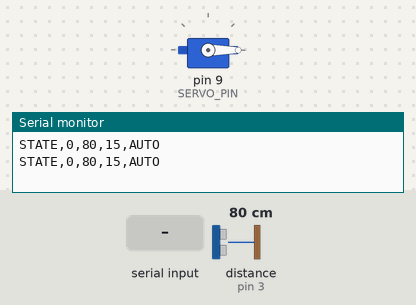
The sketch below on a simulated Arduino Uno, built with avr-gcc and run on an emulated ATmega328P. Shown: servo, the last lines printed to the serial monitor. Wiring (inferred from the names in the program): ultrasonic range finder: trigger pin 2; echo pin 3. Inputs (shaded band) come from the test bench; at power-on: distance to the obstacle (sensor on pin 3) 80 cm. The echo pulse lasts 58.3 µs per cm.

Above: at 1.2 s.
1.3 s: distance to the obstacle (sensor on pin 3) set to 2 cm
At 4.1 s:
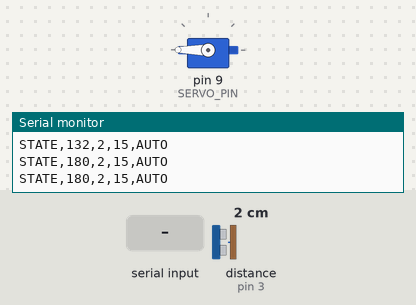
4.3 s: distance to the obstacle (sensor on pin 3) set to 9 cm
At 5.8 s:
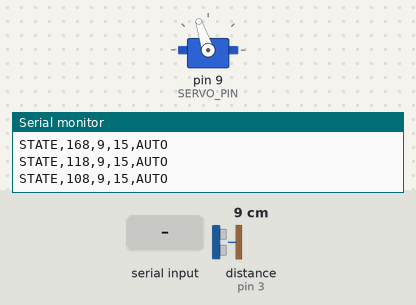
7.3 s: distance to the obstacle (sensor on pin 3) set to 18 cm
At 7.77 s:
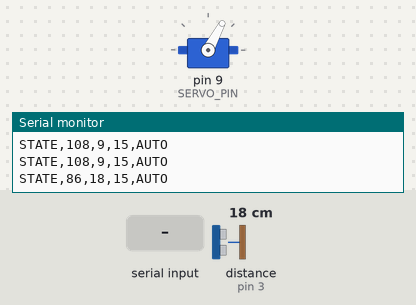
9.7 s: "A,45\n" received over Serial
At 11.3 s:
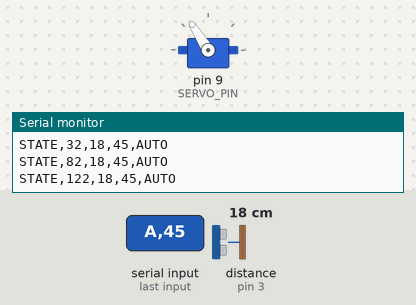
Timing chart, 0 to 12.8 s (numbered marks = the images above; inputs shaded):
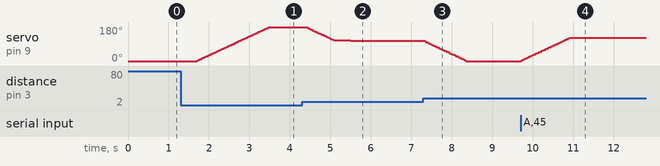

Measured:
- after the input at 1.3 s, servo on pin 9 (SERVO_PIN): moves from 0° to 180° over 1.8 s, starting after 0.40 s
- after the input at 4.3 s, servo on pin 9 (SERVO_PIN): moves from 180° to 108° over 1.1 s, starting after 0.10 s
- after the input at 7.3 s, servo on pin 9 (SERVO_PIN): moves from 108° to 0° over 1.1 s, starting at once
- after the input at 9.7 s, servo on pin 9 (SERVO_PIN): moves from 0° to 122° over 1.2 s, starting at once

The sketch:

hc_sr04_barrier.ino
```cpp
#include <Servo.h>
#include <stdlib.h>
#include <string.h>

// Servo proporcional controlado por HC-SR04, con override manual por serial.
// HC-SR04: VCC -> 5V, GND -> GND, TRIG -> D2, ECHO -> D3.
// SG90: señal -> D9. Usa una fuente externa de 5 V para el servo y conecta
// el GND de esa fuente con el GND del Arduino. No alimentes el SG90 desde el Uno.

const byte TRIG_PIN = 2;
const byte ECHO_PIN = 3;
const byte SERVO_PIN = 9;

const int DEFAULT_THRESHOLD_CM = 15;
const int MIN_THRESHOLD_CM = 5;
const int MAX_THRESHOLD_CM = 100;
const int CLOSEST_DISTANCE_CM = 5;
const unsigned long MEASURE_INTERVAL_MS = 100;
const unsigned long TELEMETRY_INTERVAL_MS = 500;
const unsigned long SERVO_STEP_INTERVAL_MS = 20;
const int SERVO_STEP_DEGREES = 2;
const byte MISSED_ECHOES_TO_CLOSE = 3;

Servo barrierServo;
int thresholdCm = DEFAULT_THRESHOLD_CM;
int distanceCm = -1;  // -1 significa que el sensor no recibió eco.
int servoAngle = 0;
int targetAngle = 0;
float filteredDistanceCm = -1.0f;
byte missedEchoCount = 0;
bool manualMode = false;

char serialLine[32];
byte serialIndex = 0;
unsigned long lastMeasureMs = 0;
unsigned long lastTelemetryMs = 0;
unsigned long lastServoStepMs = 0;

void setTargetAngle(int angle) {
  targetAngle = constrain(angle, 0, 180);
}

void updateAutomaticTarget() {
  if (manualMode) return;

  if (filteredDistanceCm < 0) {
    setTargetAngle(0);
    return;
  }

  if (filteredDistanceCm <= CLOSEST_DISTANCE_CM) {
    setTargetAngle(180);
  } else if (filteredDistanceCm >= thresholdCm || thresholdCm <= CLOSEST_DISTANCE_CM) {
    setTargetAngle(0);
  } else {
    float fraction = (thresholdCm - filteredDistanceCm) /
                     (float)(thresholdCm - CLOSEST_DISTANCE_CM);
    setTargetAngle((int)(fraction * 180.0f + 0.5f));
  }
}

void moveServoGradually(unsigned long now) {
  if (now - lastServoStepMs < SERVO_STEP_INTERVAL_MS) return;
  lastServoStepMs = now;

  if (servoAngle < targetAngle) {
    int difference = targetAngle - servoAngle;
    servoAngle += difference < SERVO_STEP_DEGREES ? difference : SERVO_STEP_DEGREES;
    barrierServo.write(servoAngle);
  } else if (servoAngle > targetAngle) {
    int difference = servoAngle - targetAngle;
    servoAngle -= difference < SERVO_STEP_DEGREES ? difference : SERVO_STEP_DEGREES;
    barrierServo.write(servoAngle);
  }
}

void measureDistance() {
  digitalWrite(TRIG_PIN, LOW);
  delayMicroseconds(2);
  digitalWrite(TRIG_PIN, HIGH);
  delayMicroseconds(10);
  digitalWrite(TRIG_PIN, LOW);

  unsigned long echoDuration = pulseIn(ECHO_PIN, HIGH, 30000UL);
  if (echoDuration == 0) {
    distanceCm = -1;
    if (missedEchoCount < 255) missedEchoCount++;
    // Ignora ecos perdidos aislados para evitar que el servo tiemble o se cierre.
    if (missedEchoCount >= MISSED_ECHOES_TO_CLOSE) {
      filteredDistanceCm = -1.0f;
      updateAutomaticTarget();
    }
    return;
  }

  distanceCm = (int)((echoDuration + 29UL) / 58UL);
  missedEchoCount = 0;
  if (filteredDistanceCm < 0) {
    filteredDistanceCm = distanceCm;
  } else {
    filteredDistanceCm = (filteredDistanceCm * 0.65f) + (distanceCm * 0.35f);
  }
  updateAutomaticTarget();
}

void handleSerialLine(char *line) {
  // Orange Pi -> Arduino: A,<umbral_cm> o M,<ángulo_0_a_180>,<umbral_cm>\n
  if (line[0] == 'A' && line[1] == ',') {
    int requestedThreshold = atoi(line + 2);
    if (requestedThreshold >= MIN_THRESHOLD_CM && requestedThreshold <= MAX_THRESHOLD_CM) {
      thresholdCm = requestedThreshold;
      manualMode = false;
      updateAutomaticTarget();
    }
    return;
  }

  if (line[0] == 'M' && line[1] == ',') {
    char *separator = strchr(line + 2, ',');
    if (separator == NULL) return;
    *separator = '\0';
    int requestedAngle = atoi(line + 2);
    int requestedThreshold = atoi(separator + 1);
    if (requestedAngle >= 0 && requestedAngle <= 180 &&
        requestedThreshold >= MIN_THRESHOLD_CM && requestedThreshold <= MAX_THRESHOLD_CM) {
      thresholdCm = requestedThreshold;
      manualMode = true;
      setTargetAngle(requestedAngle);
    }
  }
}

void readSerialCommands() {
  while (Serial.available() > 0) {
    char incoming = (char)Serial.read();
    if (incoming == '\n') {
      serialLine[serialIndex] = '\0';
      handleSerialLine(serialLine);
      serialIndex = 0;
    } else if (incoming != '\r') {
      if (serialIndex < sizeof(serialLine) - 1) {
        serialLine[serialIndex++] = incoming;
      } else {
        serialIndex = 0;
      }
    }
  }
}

void sendTelemetry() {
  // Arduino -> Orange Pi: STATE,<ángulo>,<distancia_cm>,<umbral_cm>,<modo>\n
  Serial.print(F("STATE,"));
  Serial.print(servoAngle);
  Serial.print(',');
  Serial.print(distanceCm);
  Serial.print(',');
  Serial.print(thresholdCm);
  Serial.print(',');
  Serial.println(manualMode ? F("MANUAL") : F("AUTO"));
}

void setup() {
  pinMode(TRIG_PIN, OUTPUT);
  pinMode(ECHO_PIN, INPUT);
  digitalWrite(TRIG_PIN, LOW);

  barrierServo.attach(SERVO_PIN);
  barrierServo.write(servoAngle);
  Serial.begin(115200);
}

void loop() {
  readSerialCommands();

  unsigned long now = millis();
  if (now - lastMeasureMs >= MEASURE_INTERVAL_MS) {
    lastMeasureMs = now;
    measureDistance();
  }
  moveServoGradually(now);
  if (now - lastTelemetryMs >= TELEMETRY_INTERVAL_MS) {
    lastTelemetryMs = now;
    sendTelemetry();
  }
}
```
